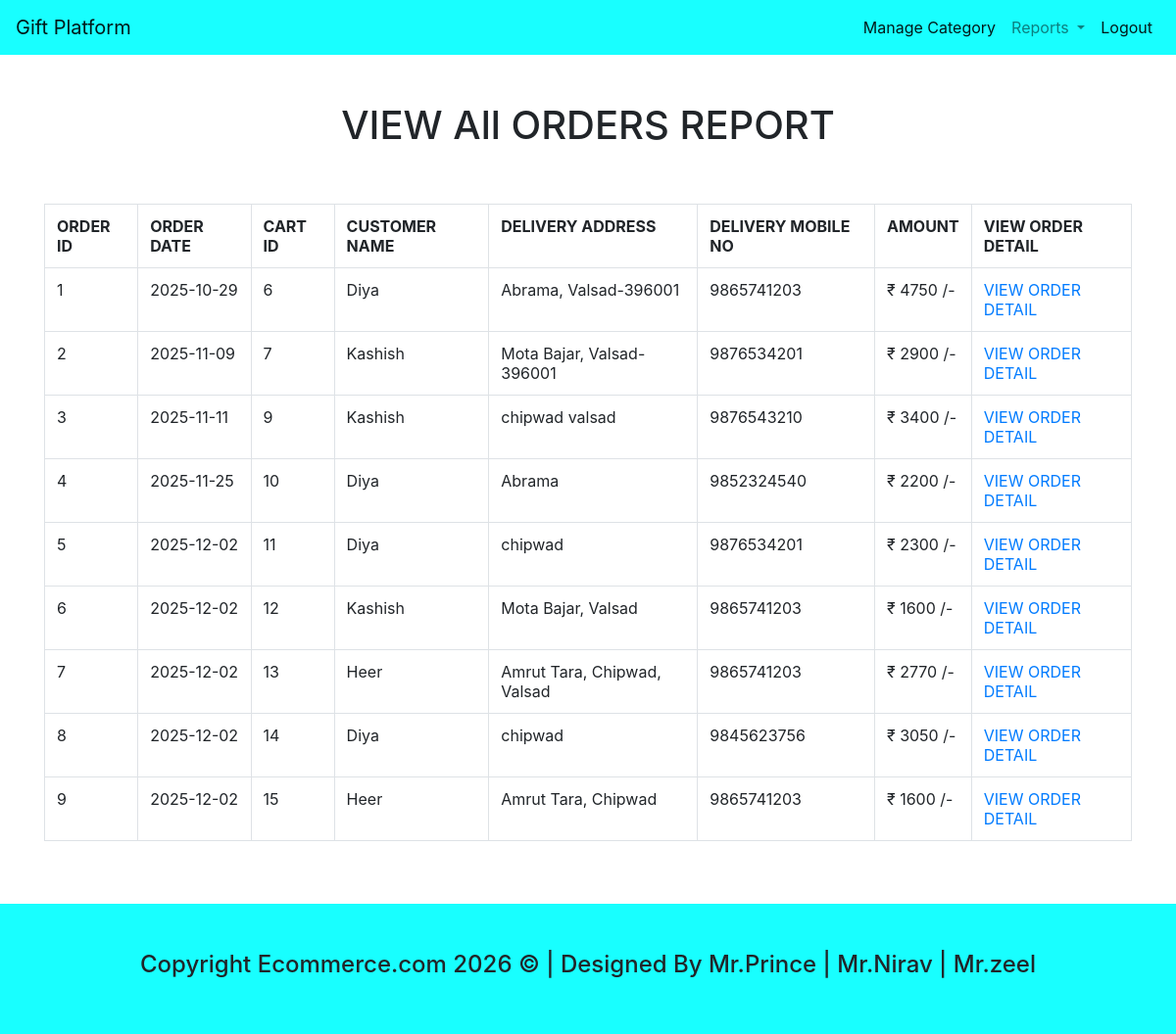
The app's page /admin_view_all_order_report.php with its own data.
### tables this page shows
CREATE TABLE IF NOT EXISTS `order_detail` (
  `order_id` int(10) NOT NULL,
  `order_date` date NOT NULL,
  `cart_id` int(10) NOT NULL,
  `customer_id` int(10) NOT NULL,
  `delivery_address` varchar(200) NOT NULL,
  `delivery_mno` varchar(10) NOT NULL,
  `total_amount` int(10) NOT NULL,
  PRIMARY KEY (`order_id`)
);

CREATE TABLE IF NOT EXISTS `customer_registration` (
  `customer_id` int(10) NOT NULL,
  `customer_name` varchar(50) NOT NULL,
  `address` varchar(200) NOT NULL,
  `city` varchar(10) NOT NULL,
  `mobile_no` varchar(10) NOT NULL,
  `email_id` varchar(50) NOT NULL,
  `password` varchar(10) NOT NULL,
  PRIMARY KEY (`customer_id`)
);

### admin_view_all_order_report.php (the view, shortened to what this page needs)
<?php
include("admin_header.php");
include("connect.php");
?>
<div class="container">
    <div class="row">
        <div class="col-md-12 text-center mt-5">
            <h1>VIEW All ORDERS REPORT</h1>
         </div>
    </div>
    <div class="row mt-5">
         <div class="col-md-12">
            <?php
                $res3=mysqli_query($con,"select * from order_detail");
                if(mysqli_num_rows($res3)>0)
                {
                    echo"<table class='table table-bordered'>
                           <tr>
                                <th> ORDER ID</th>
                                <th> ORDER DATE</th>
                                <th> CART ID</th>
                                <th> CUSTOMER NAME</th>
                                <th> DELIVERY ADDRESS</th>
                                <th> DELIVERY MOBILE NO</th>
                                <th> AMOUNT</th>
                                <th> VIEW ORDER DETAIL</th>
                            </tr>";
                        while($r3=mysqli_fetch_array($res3))
                        {
                            echo "<tr>";
                            echo "<td>$r3[0]</td>";
                            echo "<td>$r3[1]</td>";
                            echo "<td>$r3[2]</td>";
                            $res4=mysqli_query($con,"select * from customer_registration where customer_id='$r3[3]'");
                            $r4=mysqli_fetch_array($res4);
                            echo "<td>$r4[1]</td>";
                            echo "<td>$r3[4]</td>";
                            echo "<td>$r3[5]</td>";
                            echo "<td>&#8377; $r3[6] /- </td>";
                            echo "<td><a href='admin_view_order_detail.php?cid=$r3[2]'> VIEW ORDER DETAIL</a></td>";
                            echo "</tr>";
                        }
                    echo "</table>";
                }
                else
                {
                    echo "<h2>No Order Found</h2>";
                }
            ?>
        </div>
    </div>
</div>
<?php
include("footer.php");
?>

### records on screen
order_detail: order_id "1", order_date "2025-10-29", cart "6", customer.customer_name "Diya", delivery_address "Abrama, Valsad-396001", delivery_mno "9865741203", total_amount "4750"
order_detail: order_id "2", order_date "2025-11-09", cart "7", customer.customer_name "Kashish", delivery_address "Mota Bajar, Valsad-396001", delivery_mno "9876534201", total_amount "2900"
order_detail: order_id "3", order_date "2025-11-11", cart "9", customer.customer_name "Kashish", delivery_address "chipwad valsad", delivery_mno "9876543210", total_amount "3400"
order_detail: order_id "4", order_date "2025-11-25", cart "10", customer.customer_name "Diya", delivery_address "Abrama", delivery_mno "9852324540", total_amount "2200"
order_detail: order_id "5", order_date "2025-12-02", cart "11", customer.customer_name "Diya", delivery_address "chipwad", delivery_mno "9876534201", total_amount "2300"
order_detail: order_id "6", order_date "2025-12-02", cart "12", customer.customer_name "Kashish", delivery_address "Mota Bajar, Valsad", delivery_mno "9865741203", total_amount "1600"
order_detail: order_id "7", order_date "2025-12-02", cart "13", customer.customer_name "Heer", delivery_address "Amrut Tara, Chipwad, Valsad", delivery_mno "9865741203", total_amount "2770"
order_detail: order_id "8", order_date "2025-12-02", cart "14", customer.customer_name "Diya", delivery_address "chipwad", delivery_mno "9845623756", total_amount "3050"
order_detail: order_id "9", order_date "2025-12-02", cart "15", customer.customer_name "Heer", delivery_address "Amrut Tara, Chipwad", delivery_mno "9865741203", total_amount "1600"
